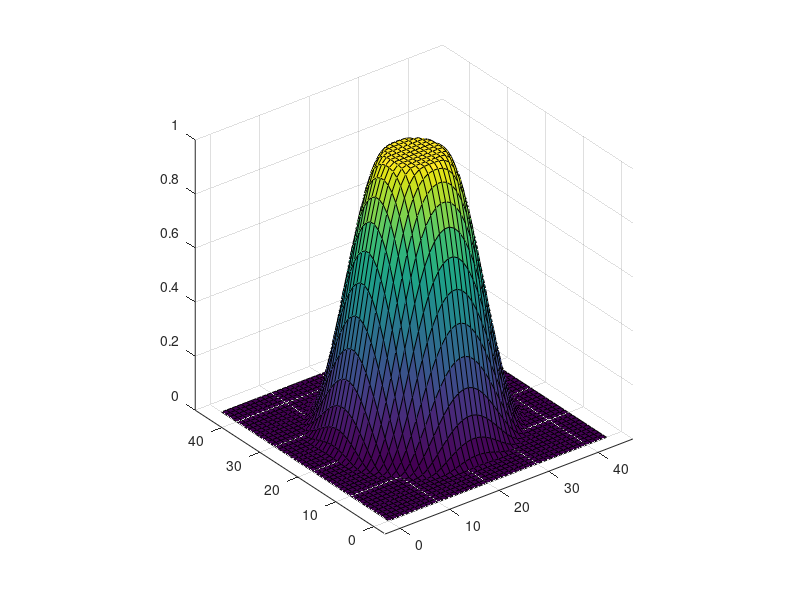

MATLAB code for this plot: (Note: this script raises an error after producing the figure.)
%
% 3D printed negative mold for WorMotel 
% Matt Churgin, Chris Fang-Yen et al.
% from Churgin et al. eLife 2017 paper

docornercuts = 0;

xwells = 20;
ywells = 12;

% COMPACT BORDERS

textstring = '240WELL';  
% no spaces.  should be similar to filename of .m file

steps_per_mm = 10;

baseheight = 4*steps_per_mm;  % height of mold at top of wells
welldepth = 3*steps_per_mm;

moatwidth = .5*steps_per_mm;  % must be odd in # pixels
moatdepth = 2*steps_per_mm;

unitcell = 4.5*steps_per_mm;

% cornerdiagonal = 

numborders = 6;  % number of borders around wells from inside to out
borderx = zeros(numborders,1); % x width of borders
bordery = zeros(numborders,1); % y width of borders
borderheight= zeros(numborders,1); % border heights
outerwallheight = baseheight + 10 * steps_per_mm;

borderx(1) = .5*steps_per_mm;   % extra outer moat width
bordery(1) = .5*steps_per_mm;   % 
borderheight(1) =  baseheight + moatdepth;

borderx(2) = 2*steps_per_mm;   % baseheight border 
bordery(2) = 2*steps_per_mm;   %  
borderheight(2) =  baseheight;

borderx(3) = 2*steps_per_mm;   % hydration border 
bordery(3) = 2*steps_per_mm;   % 
borderheight(3) =  1*steps_per_mm;

borderx(4) = 0*steps_per_mm;   % notch for cutting off (NOT USED)
bordery(4) = 0*steps_per_mm;   % 
borderheight(4) =  baseheight  + 0;

borderx(5) = 8.8*steps_per_mm;   % arm / outer wall 
bordery(5) = 5.6*steps_per_mm;   % 
borderheight(5) =  outerwallheight-0.1;

borderx(6) = 2*steps_per_mm;   % outer wall
bordery(6) = 2*steps_per_mm;   % outer wall
borderheight(6) = outerwallheight;

% % approximate humidifying volume in mL
% v1 = 2 * 7 * 85 * 3 /1000
% 
% % approximate media volume
% v2= 384 * 20 / 1000
% 
% % approximate moat volume
% v3= 1.5 * 0.5 * (16*116 + 24 * 75) / 1000
% 
% % total liquid volume
% v1+v2+v3
% 
% borderx(4) = 2*steps_per_mm;   % humidification moat wall (also device outer wall)
% borderheight(4) =  baseheight;


alignmentmarkdepth = 1*steps_per_mm;

% bordery = borderx;  % symmetric

bordersumx = sum(borderx);  % total border width
bordersumy = sum(bordery);

R1 = 0.2*unitcell/2; % radius of inner flat portion
R2 = .8*unitcell/2; % radius of outer flat portion
x = [0:1:unitcell-1]; y =  [0:1:unitcell-1];
[X,Y] = meshgrid(x,y);
R = sqrt((X-.5*unitcell).^2 + (Y-.5*unitcell).^2);
Z = 1-1*(1-cos(pi*(R-R1)/(R2-R1)))/2;  % Function describing well shape
Z(R<R1) = 1;
Z(R>R2) = 0;

figure(1); 
surf(X,Y,Z);  % UNIT HEIGHT PROFILE
axis vis3d; 

% MAKE WELL ARRAY
Zarray1 = baseheight + welldepth * repmat(Z, ywells, xwells);
Zarray = baseheight*ones(2*bordersumy+ywells*unitcell, 2*bordersumx+xwells*unitcell);
Zarray((bordersumy+1):(bordersumy+ywells*unitcell),(bordersumx+1):(bordersumx+xwells*unitcell)) = Zarray1;

[Xarray,Yarray] = meshgrid([0:size(Zarray,2)-1], [0:size(Zarray,1)-1]);

% MAKE BORDERS
for j=1:numborders  % work from inside out
    Zarray(Yarray>(size(Zarray,1)-sum(bordery(j:end)))) = borderheight(j);
    Zarray(Yarray<sum(bordery(j:end))) = borderheight(j);
    Zarray(Xarray<sum(borderx(j:end))) = borderheight(j);
    Zarray(Xarray>(size(Zarray,2)-sum(borderx(j:end)))) = borderheight(j);
end

% Make moats and lines
shift1=1;
for x1 = 0:xwells
    Zarray(bordersumy:end-bordersumy+shift1,(bordersumx+x1*unitcell-(moatwidth-1)/2+shift1):(bordersumx+x1*unitcell+(moatwidth-1)/2)+shift1) = baseheight + moatdepth;
    
%     Zarray(sum(bordery(4:end)):sum(bordery(3:end)),(bordersumx+x1*unitcell-(moatwidth-1)/2+shift1):(bordersumx+x1*unitcell+(moatwidth-1)/2)+shift1) = borderheight(3) + alignmentmarkdepth;
%     Zarray(end-sum(bordery(3:end))+2:end-sum(bordery(4:end))+1,(bordersumx+x1*unitcell-(moatwidth-1)/2+shift1):(bordersumx+x1*unitcell+(moatwidth-1)/2)+shift1) = borderheight(3) + alignmentmarkdepth;

end
for y1 = 0:ywells
    Zarray((bordersumy+y1*unitcell-(moatwidth-1)/2+shift1):(bordersumy+y1*unitcell+(moatwidth-1)/2+shift1), bordersumx+shift1:end-bordersumx+shift1) = baseheight + moatdepth;
%     Zarray((bordersumy+y1*unitcell-(moatwidth-1)/2+shift1):(bordersumy+y1*unitcell+(moatwidth-1)/2+shift1), sum(borderx(4:end)):sum(borderx(3:end))) = borderheight(3) + alignmentmarkdepth;
%     Zarray((bordersumy+y1*unitcell-(moatwidth-1)/2+shift1):(bordersumy+y1*unitcell+(moatwidth-1)/2+shift1), end-sum(borderx(3:end))+2:end-sum(borderx(4:end))+1) = borderheight(3) + alignmentmarkdepth;
end



dotext =1;
donumbersletters = 1;
textbordernumber = 2;
textheight = .8 * steps_per_mm;

if dotext
    % add text at border
    % textstartx = size(Zarray,2)-sum(borderx((textbordernumber):end)) + 6; 
    textstartx = sum(borderx((textbordernumber+1):end)) + round(borderx(textbordernumber)/6); 
    %- round(.25 * borderx(textbordernumber)); ;
%     textstarty = size(Zarray,1)-sum(bordery((textbordernumber+1):end)) -3 ;
    textstarty = sum(bordery((textbordernumber+1):end)) +round(bordery(textbordernumber));
    % textsize = round(.5 * borderx(textbordernumber));
    textimg = imrotate(text2img(textstring, 16), -90);
%     textimg = textimg(:,end:-1:1);  
    Zarray((textstarty:textstarty+size(textimg,1)-1), (textstartx):(textstartx+size(textimg,2)-1)) = ...
       Zarray((textstarty:textstarty+size(textimg,1)-1), (textstartx):(textstartx+size(textimg,2)-1))+ textheight*textimg;
end

if donumbersletters
    % add numbers and lines along X
    for i=1:xwells
         numberimg = text2img(num2str(i),12); 
         
    %      numberimg =      numberimg(:,end:-1:1);
         xpos = round(sum(borderx)+ ((i-.5)*unitcell)-0.5*size(numberimg,2));
         ypos = sum(bordery((textbordernumber+1):end))+ round(bordery(textbordernumber)/4);
         Zarray(ypos:(ypos+size(numberimg,1)-1), xpos:(xpos+size(numberimg,2)-1)) =   Zarray(ypos:(ypos+size(numberimg,1)-1), xpos:(xpos+size(numberimg,2)-1))  + numberimg * textheight;

    %      Zarray(ypos, xpos) =   Zarray(ypos, xpos)+100;
    %      Zarray(

    end

    % add letters along Y
    for i=1:ywells
         numberimg = text2img(char(64+i),12); 
    %      numberimg =      numberimg(:,end:-1:1); % mirror image
         xpos = size(Zarray,2) - (sum(borderx((textbordernumber+1):end))+ round(borderx(textbordernumber)/1.7));
         ypos = round( sum(bordery)+ ((i-.5)*unitcell)-0.5*size(numberimg,1));
         Zarray(ypos:(ypos+size(numberimg,1)-1), xpos:(xpos+size(numberimg,2)-1)) =   Zarray(ypos:(ypos+size(numberimg,1)-1), xpos:(xpos+size(numberimg,2)-1))  + numberimg * textheight;
    end
end

doarms = 1;
armwidth = 5 * steps_per_mm;
armheight = baseheight;

if doarms
    armmask = zeros(size(Zarray));
    armmask(round(1/4*size(Zarray,1)-armwidth/2):round(1/4*size(Zarray,1)+armwidth/2), :)=1;
    armmask(round(3/4*size(Zarray,1)-armwidth/2):round(3/4*size(Zarray,1)+armwidth/2), :)=1;
    armmask(:,round(1/4*size(Zarray,2)-armwidth/2):round(1/4*size(Zarray,2)+armwidth/2))=1;
    armmask(:,round(3/4*size(Zarray,2)-armwidth/2):round(3/4*size(Zarray,2)+armwidth/2))=1;
    
    armregion = boolean((Zarray == outerwallheight-0.1).*armmask);
    Zarray(armregion) = armheight;
    
    
    mask1 = (Zarray < outerwallheight-0.1);
    se = strel('square',30);
    mask1d = imdilate(mask1,se);
    Zarray(mask1d==0)= 1*steps_per_mm;
end

if docornercuts      % MAKE CORNER CUTS
    for x=86:120
        y = 785-103-8+x;
        Zarray(y,x+3:x+10) = baseheight;
    end
    
    for x=43:125
        y = 680+x;
        Zarray(y,x+3:x+12) = borderheight(4);
    end
    
    % xi = [54.  122.   54.   54.]';
    % yi = [732.  802  802.  732.]';
    xi = [51 129 48 48.]';
    yi = [729 807 806 729]';
    xi = [50.1921   50.3825  129.5852   41.2437   42.0053   50.1921]';
    yi = [721.4640  727.9373  807.5208  807.5208  721.2736  721.4640]';
    BW=roipoly(Zarray,xi,yi);
    Zarray(BW) = borderheight(5);

%     Zarray(760:764,97:103) = baseheight;
%     Zarray(765:766,102:103) = baseheight;
%     Zarray(786:790,123:126) = baseheight;

    % Copy on RHS

    LHS = Zarray(711:810, 41:140);

    Zarray(711:711+size(LHS,1)-1, 1142:1142+size(LHS,2)-1) = LHS(:,end:-1:1);
end


% Border of zeros around entire object (eats into outermost border)
Zarray(1,:) = 0;
Zarray(end,:) = 0;
Zarray(:,1) = 0;
Zarray(:,end) = 0;

figure(3);clf;
subplot(211);
plot(Zarray(round(bordersumy+unitcell/2),:));
title('X section');
axis equal
subplot(212);
plot(Zarray(:,round(bordersumx+unitcell/2)));
title('Y section');
axis equal
% 
% figure(4); clf;
% % subplot(211);
% % surf(Xarray,Yarray,Zarray);
% surf(Xarray, Yarray, Zarray);
% axis vis3d; axis equal;
% shading interp;
% colormap gray;
% % imagesc(Zarray);
% axis image
% 
% figure(5); clf;
% % surf(Xarray,Yarray,Zarray);
% % subplot(212);
% surf(-Xarray, -Yarray, -Zarray);
% axis vis3d; axis equal;
% shading interp;
% colormap gray;
% title('Mold');

figure(6); clf;
imagesc(-Zarray);
axis image;
title('-Mold');
% colormap gray;

Zrange = max(max(Zarray)) - min(min(Zarray));
Xrange = max(max(Xarray)) - min(min(Xarray));
Yrange = max(max(Yarray)) - min(min(Yarray));

disp('Dimensions of final object (X, Y, Z) (mm) = ');
disp([Xrange Yrange Zrange]/steps_per_mm)

maxrange = max(max(Xrange,Yrange), Zrange)


% calculate size of molded object

Zmax = max(max(Zarray));
crosssectionx = Zarray(round(size(Zarray,1)/4), :);
crosssectiony = Zarray(:,round(size(Zarray,2)/4))';

idx1 = find(crosssectionx(1:100) == Zmax, 1, 'last');
idx2 = length(crosssectionx) - find(crosssectionx(end-1:-1:end-100) == Zmax, 1, 'last');
objectsize_x = idx2 - idx1;

idx1 = find(crosssectiony(1:100) == Zmax, 1, 'last');
idx2 = length(crosssectiony) - find(crosssectiony(end-1:-1:end-100) == Zmax, 1, 'last');
objectsize_y = idx2 - idx1;

disp('Dimensions of molded object (X, Y, Z) (mm) = ');
disp([objectsize_x objectsize_y 0]/steps_per_mm);

disp('Microplate interior dimensions  = 116.8 74.5')

disp('Shortfall = ');
disp([objectsize_x objectsize_y 0]/steps_per_mm -[116.8 74.5 0 ]);

%%
figure(7);
% convert to a solid
[X_out, Y_out, Z_out] = surf2solid(Xarray,Yarray,Zarray, maxrange/steps_per_mm, 1);
% print('-dpng', 'Plots/surf2solid_ex.png');

axis vis3d;
axis equal;

tic
% output a STL version of the solid
filename = ['\\psf\Home\Dropbox\PROJECTS\Microwell384\' textstring '.stl'];
mode = 'binary';
surf2stl(filename,X_out,Y_out,Z_out,mode);
toc
